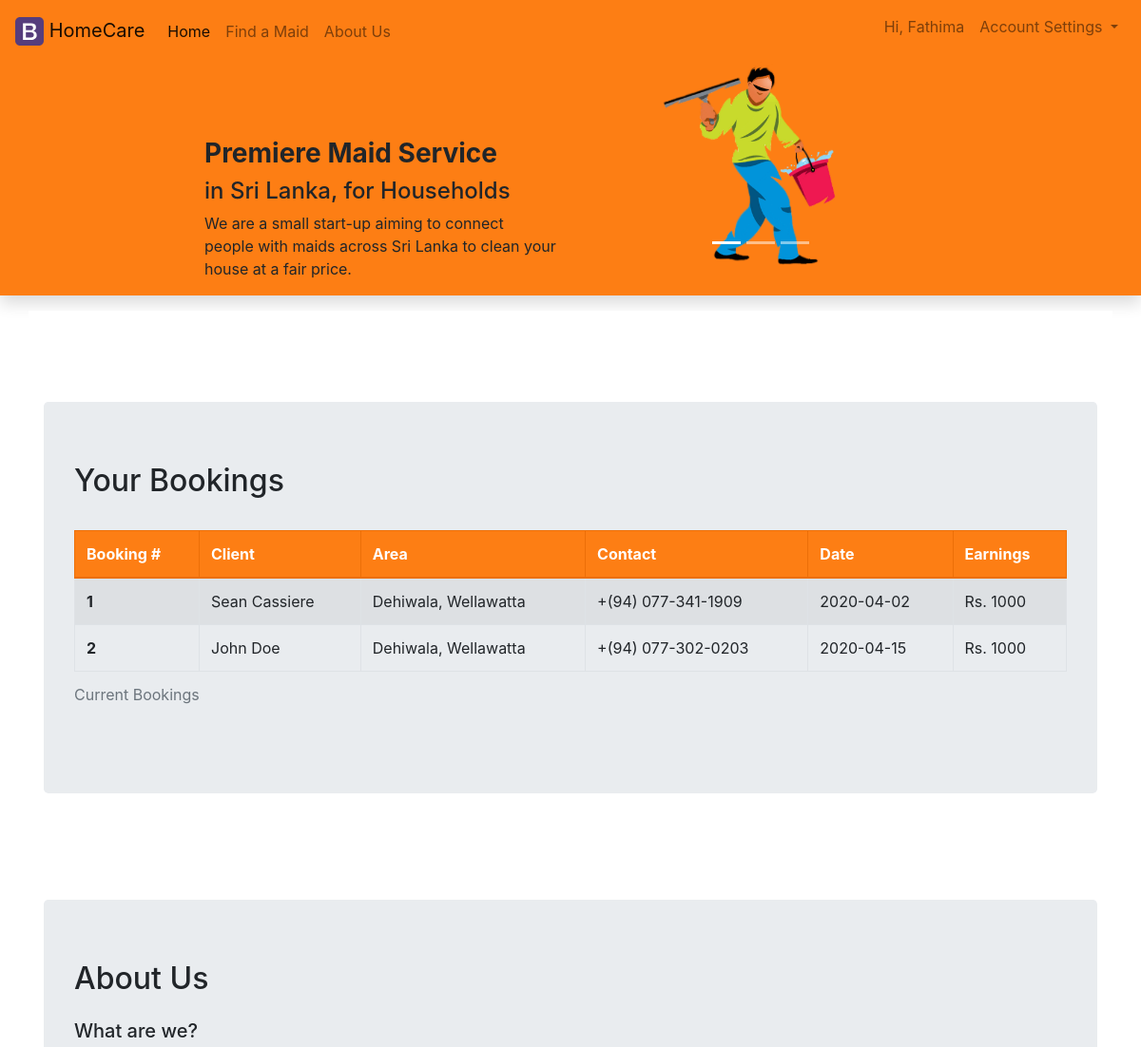
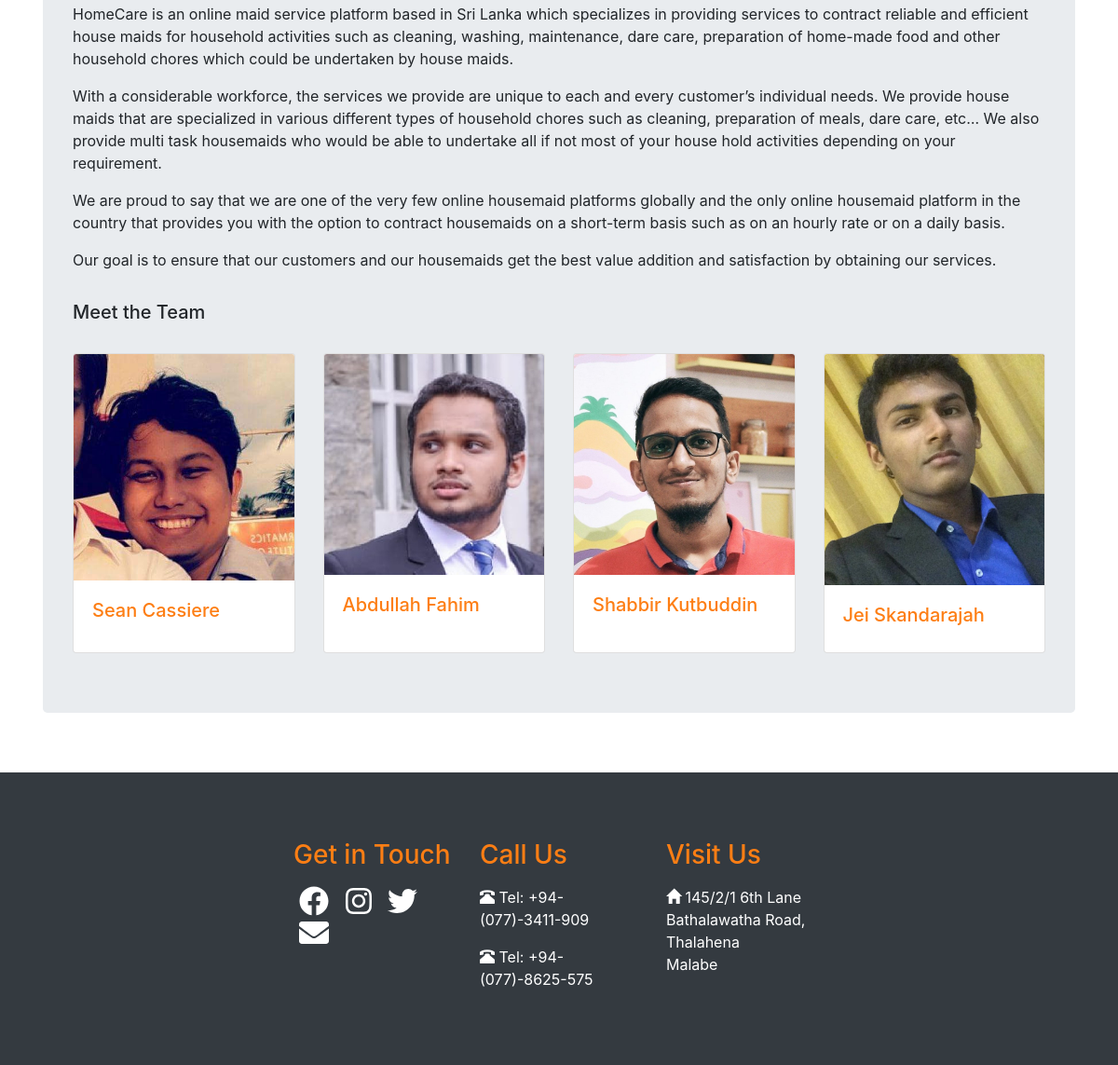
Screenshot of / (signed in) with the database file from the repository (2 pictures, top to bottom).
### tables this page shows
CREATE TABLE `booking` (
  `bookingRefNo` int(10) NOT NULL,
  `bookingDate` date DEFAULT NULL,
  `maidId` int(9) NOT NULL,
  `userId` int(11) NOT NULL
);

CREATE TABLE `users` (
  `userId` int(11) NOT NULL,
  `userName` varchar(50) NOT NULL,
  `userEmail` varchar(120) NOT NULL,
  `userPhone` varchar(20) NOT NULL,
  `userPassword` varchar(100) NOT NULL
);

CREATE TABLE `maid` (
  `maidID` int(9) NOT NULL,
  `maidName` varchar(50) NOT NULL,
  `maidAddress` varchar(150) NOT NULL,
  `maidNIC` varchar(15) NOT NULL,
  `maidContactNumber` varchar(20) NOT NULL,
  `maidDOB` date NOT NULL,
  `maidSecurityDetails` tinyint(1) NOT NULL,
  `maidProfileImage` varchar(255) DEFAULT NULL,
  `maidEmail` varchar(50) DEFAULT NULL,
  `maidServiceDailyRate` double(6,2) DEFAULT NULL,
  `ptServiceAvailability` tinyint(1) DEFAULT 0,
  `ptServiceHourlyRate` double(6,2) DEFAULT NULL,
  `ftServiceAvailability` tinyint(1) DEFAULT 0,
  `ftServiceWeeklyRate` double(7,2) DEFAULT NULL,
  `ftServiceMonthlyRate` double(8,2) DEFAULT NULL,
  `maidPassword` varchar(100) NOT NULL
);

### components/__bookings_maid_UI.php (the view, shortened to what this page needs)
<div id="findAMaid" class="bodySection">
  <div class="jumbotron" style="min-height: 400px;">
    <h2>Your Bookings</h2>
    <br>
    <table class="table table-striped table-bordered table-hover">
      <caption>Current Bookings</caption>
      <thead class="thead-orange">
        <tr>
          <th scope="col">Booking #</th>
          <th scope="col">Client</th>
          <th scope="col">Area</th>
          <th scope="col">Contact</th>
          <th scope="col">Date</th>
          <th scope="col">Earnings</th>
        </tr>
      </thead>
      <tbody>
        <?php
        $maidId=$_SESSION["maid_Id"];
        require_once('__connect_db.php');
        $sql = "SELECT b.*, u.*, m.* FROM booking b";
        $sql .= " INNER JOIN users u ON b.userId=u.userId";
        $sql .= " INNER JOIN maid m ON b.maidId=m.maidID";
        $sql .= " WHERE b.maidId='".$maidId."';";
        $result = mysqli_query($con, $sql);
        if (mysqli_num_rows($result) > 0) {
          while($row = mysqli_fetch_assoc($result)) {
            echo "<tr>";
              echo "<th scope='row'>".$row['bookingRefNo']."</th>";
              echo "<td>".$row['userName']."</td>";
              echo "<td>".$row['maidAddress']."</td>";
              echo "<td>+(94) ".$row['userPhone']."</td>";
              echo "<td>".$row['bookingDate']."</td>";
              echo "<td>Rs. ".(int)$row['maidServiceDailyRate']."</td>";
            echo "</tr>";
          }
        } else {
            echo "<tr>";
            echo "<th scope='row' colspan='6'>No Booking have been made for you.</th>";
            echo "</tr>";
        }
        ?>
      </tbody>
    </table>
  </div>
</div>

### index.php (shortened to what this page needs)
<!DOCTYPE html>
<html lang="en">
<head>
  <link rel="stylesheet" href="./css/bootstrap.css">
  <link rel="stylesheet" href="./css/custom-styling.css">
  <link rel="stylesheet" href="./css/glyphicons.css">
  <link rel="stylesheet" href="./css/bootstrap-select.css">
  <link rel="stylesheet" href="https://ajax.googleapis.com/ajax/libs/jqueryui/1.12.1/themes/smoothness/jquery-ui.css">
</head>
<body>
<?php
if (isset($_SESSION["customer_loggedIn"])){
  include('./components/__navbar_home_logged_in.php');
  include('./components/__userChangeDetailsModal.php');
} else if (isset($_SESSION["maid_loggedIn"])) {
  include('./components/__navbar_home_maid_logged_in.php');
} else
{
  include('./components/__navbar_home_logged_out.php');
  include('./components/__userAccessModal.php');
  include('./components/__maidAccessModal.php');
}
?>
<div class="container-fluid shadow">
  <div class="row" style="background-color: #fd7e14">
    <div class="offset-lg-2 offset-md-1 col-lg-4 col-md-5 col-sm-12 col-xs-12">
      <div class="hidden-md-down">
        <span class="headerPaddingSponge"></span>
      </div>
      <h3 class="font-weight-bold">Premiere Maid Service</h3>
      <h4>in Sri Lanka, for Households</h4>
      <p>We are a small start-up aiming to connect people with maids across Sri Lanka to clean your house at a fair price.</p>
    </div>
    <div class="col-lg-4 col-md-5 col-sm-12 col-xs-12">
      <div id="carouselExampleIndicators" class="carousel slide" data-ride="carousel">
        <ol class="carousel-indicators">
          <li data-target="#carouselExampleIndicators" data-slide-to="0" class="active"></li>
          <li data-target="#carouselExampleIndicators" data-slide-to="1"></li>
          <li data-target="#carouselExampleIndicators" data-slide-to="2"></li>
        </ol>
        <div class="carousel-inner">
          <div class="carousel-item active">
            <img class="d-block w-100" src="./imgs/homeHeaderCarousel/janitorial-service-in-sri-lanka-dp-3.png" alt="First slide">
          </div>
        </div>
      </div>
    </div>
  </div>
</div>
<div class="container" style="margin-top: 1rem; padding: 1rem 1rem;">
  <?php
  if (!isset($_SESSION['maid_loggedIn'])) {
    include('./components/__maidSearchUI.php');
  } else {
    include('./components/__bookings_maid_UI.php');
  }
  ?>
  <div id="aboutUs" class="bodySection">
    <div class="jumbotron">
      <h2>About Us</h2>
      <div class="row">
        <div class="col-xs-12 col-sm-12 col-md-12 col-lg-12">
          <h5 style="margin-top: 1rem;">What are we?</h5>
          <p>
          HomeCare is an online maid service platform based in Sri Lanka which specializes in providing services to contract reliable and efficient house maids for household activities such as cleaning, washing, maintenance, dare care, preparation of home-made food and other household chores which could be undertaken by house maids.
          </p>
          <p>
          With a considerable workforce, the services we provide are unique to each and every customer’s individual needs. We provide house maids that are specialized in various different types of household chores such as cleaning, preparation of meals, dare care, etc… We also provide multi task housemaids who would be able to undertake all if not most of your house hold activities depending on your requirement.
          </p>
          <p>
          We are proud to say that we are one of the very few online housemaid platforms globally and the only online housemaid platform in the country that provides you with the option to contract housemaids on a short-term basis such as on an hourly rate or on a daily basis.
          </p>
          <p>
          Our goal is to ensure that our customers and our housemaids get the best value addition and satisfaction by obtaining our services.
          </p>
        </div>
      </div>
      <div class="row">
        <div class="col-12 col-sm-12 col-md-12 col-lg-12">
          <h5 style="margin-top: 1rem;">Meet the Team</h5>
        </div>
      </div>
      <div class="row">
        <div class="col-6 col-sm-6 col-md-3 col-lg-3 mt-4">
          <div class="card" style="width: 100%; height: 100%;">
            <img src="./imgs/founders/FB_IMG_1494923112507.jpg" class="card-img-top">
            <div class="card-body">
              <h5 class="text-orange">Sean Cassiere</h5>
            </div>
          </div>
        </div>
        <div class="col-6 col-sm-6 col-md-3 col-lg-3 mt-4">
          <div class="card" style="width: 100%; height: 100%;">
            <img src="./imgs/founders/20200302_100335.jpg" class="card-img-top">
            <div class="card-body">
              <h5 class="text-orange">Abdullah Fahim</h5>
            </div>
          </div>
        </div>
        <div class="col-6 col-sm-6 col-md-3 col-lg-3 mt-4">
          <div class="card" style="width: 100%; height: 100%;">
            <img src="./imgs/founders/IMG_20190722_003551_635-compressor.jpg" class="card-img-top">
            <div class="card-body">
              <h5 class="text-orange">Shabbir Kutbuddin</h5>
            </div>
          </div>
        </div>
        <div class="col-6 col-sm-6 col-md-3 col-lg-3 mt-4">
          <div class="card" style="width: 100%; height: 100%;">
            <img src="./imgs/founders/IMG-20161113-WA0019.jpg" class="card-img-top">
            <div class="card-body">
              <h5 class="text-orange">Jei Skandarajah</h5>
            </div>
          </div>
        </div>
      </div>
    </div>
  </div>
</div>
<?php include('./components/__footer.php'); ?>
</body>
</html>

### components/__navbar_home_maid_logged_in.php (shortened to what this page needs)
<nav class="navbar navbar-expand-lg navbar-light sticky-top" style="background-color: #fd7e14">
  <a class="navbar-brand" href="./index.php">
    <img src="./imgs/bootstrap-solid.svg" height="30" alt="" class="d-inline-block algin-top">
    HomeCare
  </a>
  <div class="collapse navbar-collapse" id="navbarNavAltMarkup">
    <ul class="navbar-nav">
      <li class="nav-item"><a class="nav-link active" href="./index.php">Home <span class="sr-only">(current)</span></a></li>
      <li class="nav-item"><a class="nav-link" href="#findAMaid">Find a Maid</a></li>
      <li class="nav-item"><a class="nav-link" href="#aboutUs">About Us</a></li>
    </ul>
    <ul class="navbar-nav ml-auto">
      <li class="nav-item nav-link"><hr class="border-top" style="border-top: 1px solid rgba(0,0,0,0.1) !important; color: black;"></li>
      <li class="nav-item nav-link">
      <?php
        echo "Hi, ".$_SESSION["maid_userName"];
      ?>
      </li>
      <li class="nav-item dropdown">
        <a class="nav-link dropdown-toggle" href="#" id="navbarDropdownMenuLink" data-toggle="dropdown" aria-haspopup="true" aria-expanded="false">
          Account Settings
        </a>
      </li>
    </ul>
  </div>
</nav>

### components/__footer.php
<footer class="container-fluid bg-dark" style="margin-top: 1rem;">
  <div class="row">
    <div class="offset-lg-3 col-lg-2 col-md-4 col-sm-10 col-xs-10 text-white footer-section">
      <h3 class="text-orange">Get in Touch</h3>
      <p>
        <a href="https://www.facebook.com/sean.cassiere" class="text-white social-icon link-hover" target="_blank"><i class="fab fa-facebook fa-2x"></i></a>
        <a href="https://www.instagram.com/all_about_sean" class="text-white social-icon link-hover" target="_blank"><i class="fab fa-instagram fa-2x"></i></a>
        <a href="https://www.twitter.com/@SeanCassiere" class="text-white social-icon link-hover" target="_blank"><i class="fab fa-twitter fa-2x"></i></a>
        <a href="mailto:sean.cassiere@gmail.com" class="text-white social-icon link-hover" target="_blank"><i class="fas fa-envelope fa-2x"></i></a>
      </p>
    </div>
    <div class="col-lg-2 col-md-4 col-sm-11 col-xs-11 text-white footer-section">
      <h3 class="text-orange">Call Us</h3>
      <p>
        <a href="tel:+94773411909" class="text-white link-hover"><span class="glyphicon glyphicon-phone-alt" aria-hidden="true"></span> Tel: +94-(077)-3411-909</a>
      </p>
      <p>
        <a href="tel:+94778625575" class="text-white link-hover"><span class="glyphicon glyphicon-phone-alt" aria-hidden="true"></span> Tel: +94-(077)-8625-575</a>
      </p>
    </div>
    <div class="col-lg-2 col-md-4 col-sm-11 col-xs-11 text-white footer-section">
      <h3 class="text-orange">Visit Us</h3>
      <p>
        <a href="https://goo.gl/maps/7JM5sDAeY6iEodP37" target="_blank" class="text-white link-hover">
          <span class="glyphicon glyphicon-home"></span>
          145/2/1 6th Lane<br>
          Bathalawatha Road, Thalahena<br>
          Malabe
        </a>
      </p>
    </div>
  </div>
</footer>

### css/custom-styling.css (style rules this page uses)
.container { background-color: #fff; }
.text-orange { color: #fd7e14 !important; }
.table .thead-orange th { color: #fff; background-color: #fd7e14 !important; border-color: #ec6f08 !important; }
.headerPaddingSponge { display: block; padding-top: 5rem; }
html { scroll-behavior: smooth; }
body { background-color: #fff; background-repeat: no-repeat; background-size: cover; background-attachment: fixed; background-position: center; }
.bodySection { padding-top: 5rem; }
footer { padding: 4rem 0rem; }
footer .footer-section { margin-top: 0.5rem; }
footer .footer-section p { margin-top: 1rem; }
footer .social-icon { padding: 0rem 0.4rem; }

### rows the page displays
booking: bookingRefNo "1", userId.userName "Sean Cassiere", maidId.maidAddress "Dehiwala, Wellawatta", userId.userPhone "077-341-1909", bookingDate "2020-04-02", maidId.maidServiceDailyRate "1000"
booking: bookingRefNo "2", userId.userName "John Doe", maidId.maidAddress "Dehiwala, Wellawatta", userId.userPhone "077-302-0203", bookingDate "2020-04-15", maidId.maidServiceDailyRate "1000"

### other values shown
$_SESSION["maid_userName"] "Fathima"
